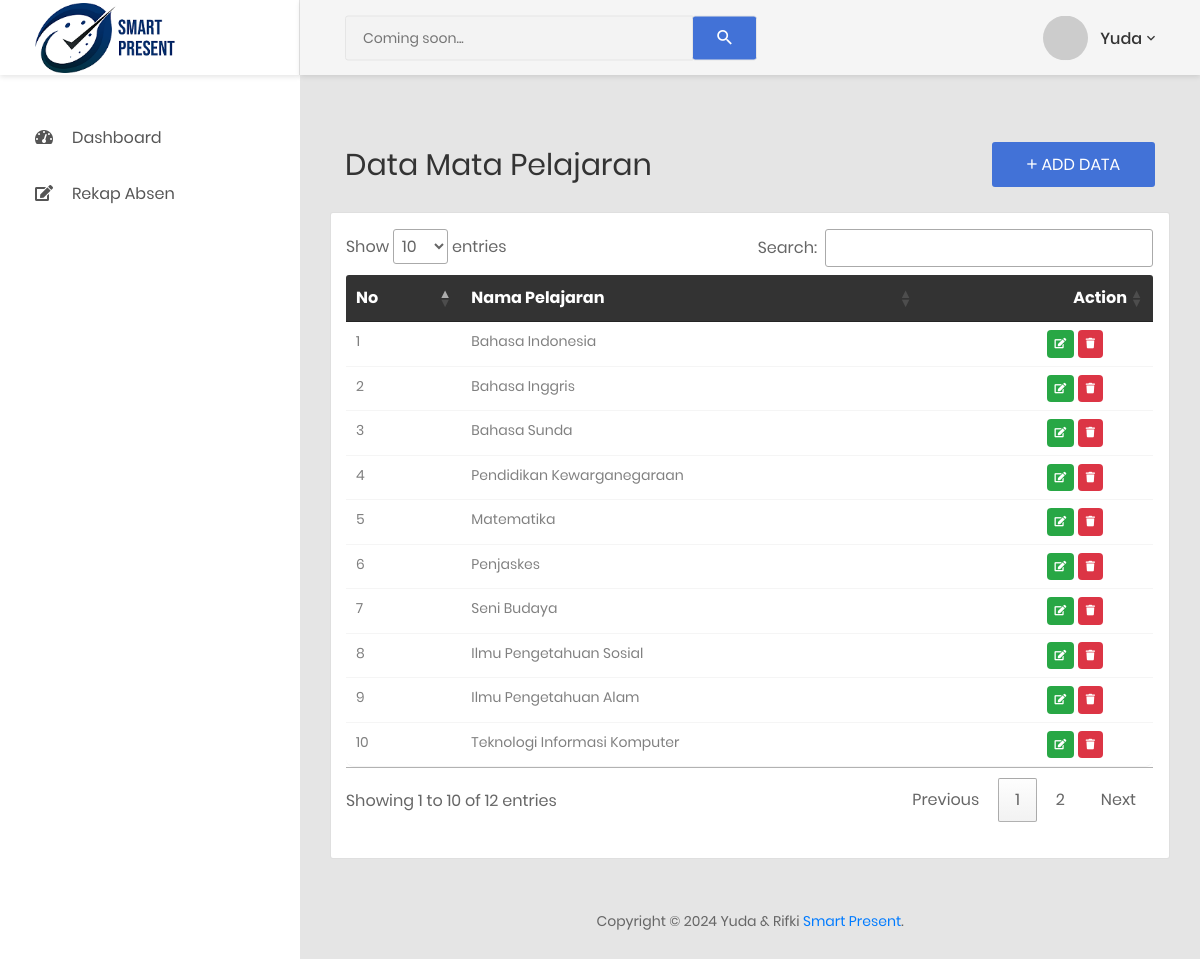
Page /pelajaran/index.php (signed in) on the committed database.
### tables this page shows
CREATE TABLE `tb_mapel` (
  `id` int(11) NOT NULL,
  `nama_mapel` varchar(50) NOT NULL
);

### functions/Pelajaran.php (called while the page is built, shortened)
<?php
require_once "../koneksi.php";
function query($query)
{
  global $connect;
  $result = mysqli_query($connect, $query);
  $results = [];
  while ($row = mysqli_fetch_assoc($result)) {
    $results[] = $row;
  }
  return $results;
}

### pelajaran/index.php (the view, shortened to what this page needs)
<?php
$title = 'Mata Pelajaran';
require_once "../functions/Pelajaran.php";
include('../layouts/header.php');
$mapel = query("SELECT * FROM tb_mapel");
?>
<div class="container-fluid">
  <div class="row">
    <div class="col-md-12">
      <div class="overview-wrap">
        <h2 class="title-1">Data <?= $title; ?></h2>
        <button type="button" class="au-btn au-btn-icon au-btn--blue" data-toggle="modal" data-target="#mediumModal">
          <i class="zmdi zmdi-plus"></i>add Data</button>
      </div>
    </div>
  </div>
  <div class="row m-t-25">
    <div class="col-md-12 card py-3">
      <div class="table-responsive m-b-20">
        <table class="table table-borderless table-data3" id="myTable">
          <thead>
            <tr>
              <th>No</th>
              <th>Nama Pelajaran</th>
              <th>Action</th>
            </tr>
          </thead>
          <tbody>
            <?php
            $i = 1;
            foreach ($mapel as $mpl) : ?>
              <tr>
                <td><?= $i++; ?></td>
                <td><?= $mpl['nama_mapel']; ?></td>
                <td>
                  <a href="edit.php?id=<?= $mpl['id']; ?>" class="p-2 badge btn-success"><i class="fa fa-edit"></i></a>
                  <a onclick="return confirm('Yakin untuk menghapus data?')" href="delete.php?id=<?= $mpl['id']; ?>" class="p-2 badge btn-danger"><i class="fa fa-trash"></i></a>
                </td>
              </tr>
            <?php endforeach; ?>
          </tbody>
        </table>
      </div>
    </div>
  </div>
</div>
<?php include('../layouts/footer.php'); ?>

### rows in the picture
tb_mapel: nama_mapel "Bahasa Indonesia"
tb_mapel: nama_mapel "Bahasa Inggris"
tb_mapel: nama_mapel "Bahasa Sunda"
tb_mapel: nama_mapel "Pendidikan Kewarganegaraan"
tb_mapel: nama_mapel "Matematika"
tb_mapel: nama_mapel "Penjaskes"
tb_mapel: nama_mapel "Seni Budaya"
tb_mapel: nama_mapel "Ilmu Pengetahuan Sosial"
tb_mapel: nama_mapel "Ilmu Pengetahuan Alam"
tb_mapel: nama_mapel "Teknologi Informasi Komputer"

### other values in the picture
$_SESSION['nama'] "Yuda"
$title "Mata Pelajaran"
